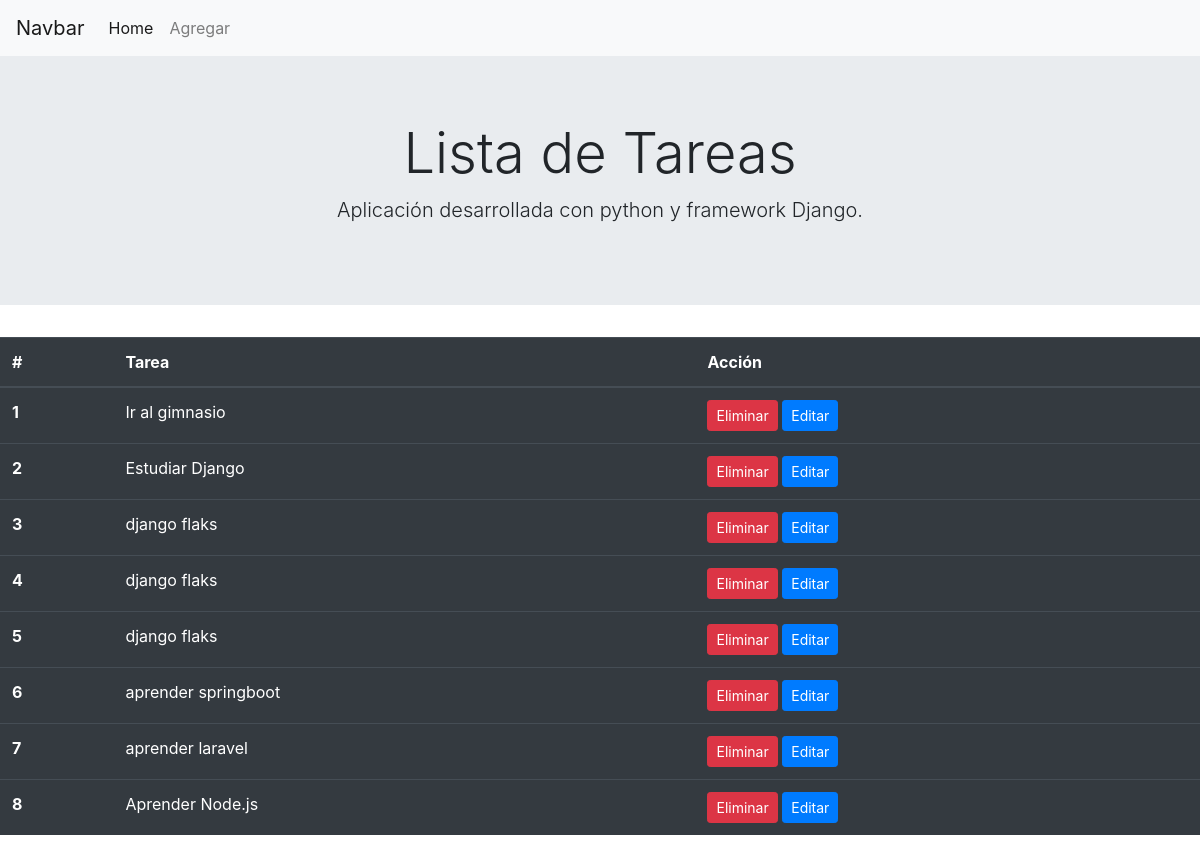
The app's page /, older data.
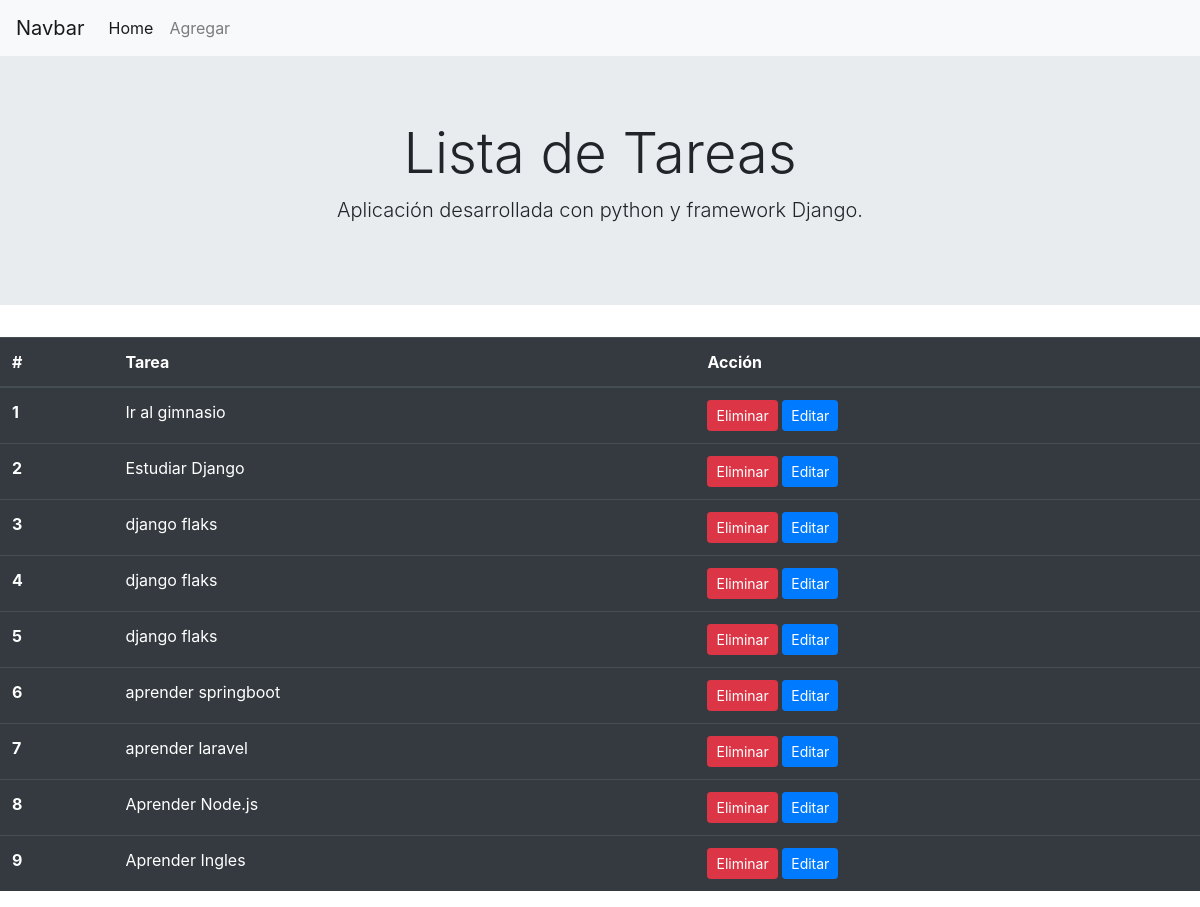
The same page, newer data.
### todo/models.py (models this page shows)
class Tarea(models.Model):
    tarea=models.CharField(max_length=100)
    def __str__(self):
        return self.tarea

### todo/views.py (the view)
# urls.py: 2. Add a URL to urlpatterns:  path('', views.home, name='home')
def home(request):
    tareas=Tarea.objects.all()
    context={'tareas':tareas}
    return render(request,'todo/home.html',context)

### todo/templates/todo/home.html
{% extends 'todo/layout.html' %}
{% block content %}
<table class="table table-dark">
    <thead>
      <tr>
        <th scope="col">#</th>
        <th scope="col">Tarea</th>
        <th scope="col">Acción</th>
      </tr>
    </thead>
    <tbody>
        {% for tarea in tareas %}
      <tr>
        <th scope="row">{{tarea.id}}</th>
        <td>{{tarea}} </td>
        <td>
            <a class="btn btn-danger btn-sm" href="{% url 'eliminar' tarea.id %}">Eliminar</a>
            <a class="btn btn-primary btn-sm" href="{% url 'editar' tarea.id %}">Editar</a>
        </td>
      </tr>
        {% endfor %}
    </tbody>
  </table>
{% endblock %}

Row changes from the older to the newer data that the page shows:
added Tarea: id "9", tarea "Aprender Ingles"
